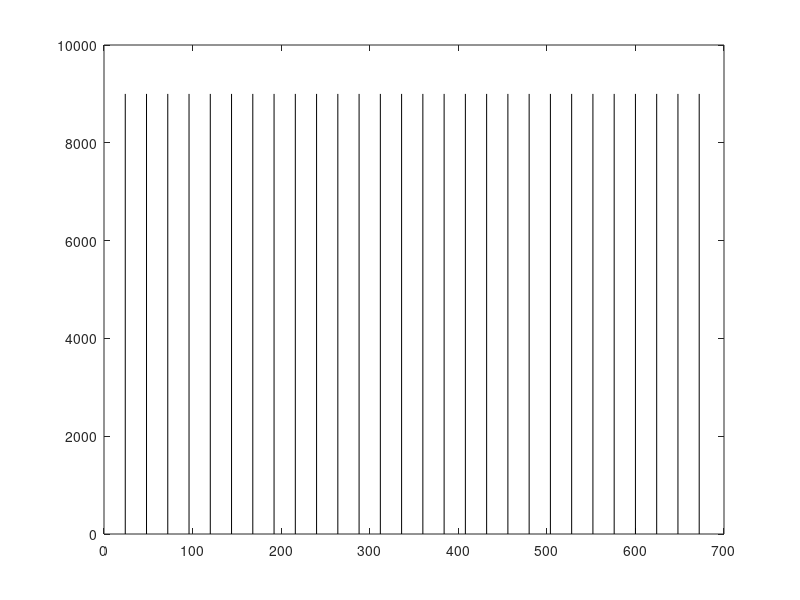

Here is the MATLAB script that generated this plot:
%%Colin Vincent
%%Nov 16, 2017
%%Machine Learning

%% Reading in datasets

clear all
close all
clc

% coal,fuel, oil, ...
Data = csvread('MarketData/RealDataPT.csv',1,2);
[rows,cols] = size(Data);

Data_hourly = [];

%Averaging per hour
for i = 1:rows/4
    Data_hourly(i,:) = mean(Data(i*4-3:i*4,cols));
end

figure
for k = 1:cols
    plot(Data_hourly(1:24*28,k),'-.')
    hold on
end

for x = 1:28
   plot([x*24 x*24],[0 9000],'k')
   hold on
end